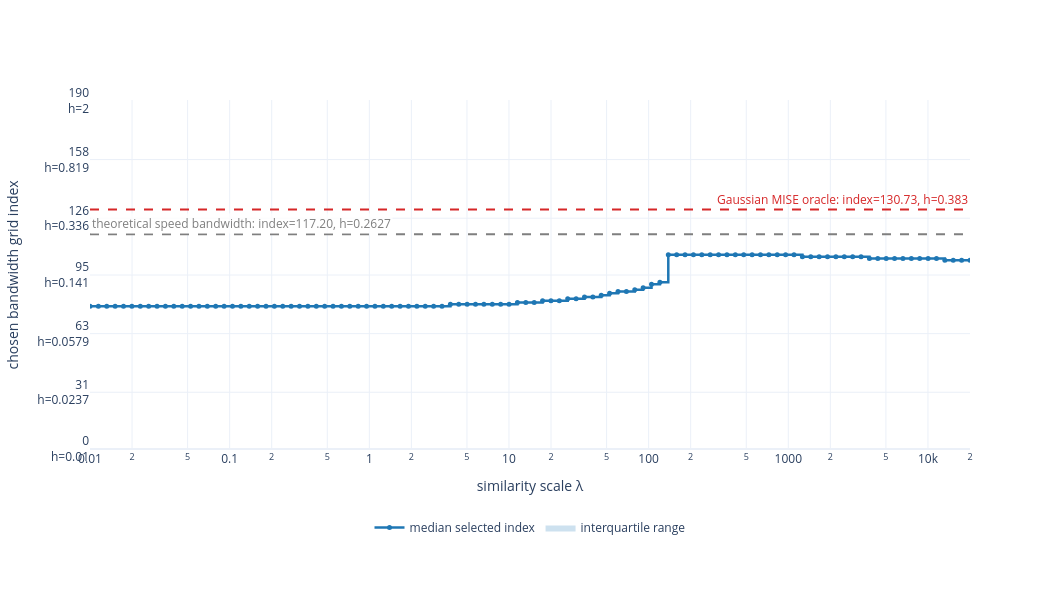

The notebook cell saved with this chart:
### Code cell
stationary_example_mc_oracle_index = float(
    np.interp(
        np.log(stationary_example_oracle_h),
        stationary_example_log_bandwidth_grid,
        stationary_example_index_grid,
    )
)
stationary_example_mc_oracle_paper_y = (
    stationary_example_mc_oracle_index + 0.5
) / stationary_example_N
stationary_example_mc_h_speed_paper_y = (
    stationary_example_h_speed_index + 0.5
) / stationary_example_N
stationary_example_mc_tick_indices = np.unique(
    np.linspace(
        0, stationary_example_N - 1, 7, dtype=int
    )
)
stationary_example_mc_tick_labels = [
    f"{index}<br>h={stationary_example_grid[index]:.3g}"
    for index in stationary_example_mc_tick_indices
]

stationary_example_mc_figure = go.Figure()
stationary_example_mc_figure.add_trace(
    go.Scatter(
        x=stationary_example_mc_lambda_values,
        y=stationary_example_mc_q25_indices,
        customdata=stationary_example_mc_q25_bandwidths,
        mode="lines",
        line=dict(color="rgba(31,119,180,0)", shape="hv"),
        name="25th percentile",
        showlegend=False,
        hovertemplate=(
            "λ=%{x:.6g}"
            "<br>25th-percentile index=%{y:.3g}"
            "<br>corresponding h=%{customdata:.6g}<extra></extra>"
        ),
    )
)
stationary_example_mc_figure.add_trace(
    go.Scatter(
        x=stationary_example_mc_lambda_values,
        y=stationary_example_mc_q75_indices,
        customdata=stationary_example_mc_q75_bandwidths,
        mode="lines",
        line=dict(color="rgba(31,119,180,0)", shape="hv"),
        fill="tonexty",
        fillcolor="rgba(31,119,180,0.22)",
        name="interquartile range",
        hovertemplate=(
            "λ=%{x:.6g}"
            "<br>75th-percentile index=%{y:.3g}"
            "<br>corresponding h=%{customdata:.6g}<extra></extra>"
        ),
    )
)
stationary_example_mc_figure.add_trace(
    go.Scatter(
        x=stationary_example_mc_lambda_values,
        y=stationary_example_mc_median_indices,
        customdata=stationary_example_mc_median_bandwidths,
        mode="lines+markers",
        line=dict(color="#1f77b4", width=2.5, shape="hv"),
        marker=dict(size=5),
        name="median selected index",
        hovertemplate=(
            "λ=%{x:.6g}"
            "<br>median index=%{y:.3g}"
            "<br>corresponding h=%{customdata:.6g}<extra></extra>"
        ),
    )
)
stationary_example_mc_figure.add_hline(
    y=stationary_example_mc_oracle_index,
    line=dict(color="#d62728", width=2, dash="dash"),
)
stationary_example_mc_figure.add_hline(
    y=stationary_example_h_speed_index,
    line=dict(color="#7f7f7f", width=2, dash="dash"),
)
stationary_example_mc_figure.add_annotation(
    x=1.0,
    y=stationary_example_mc_oracle_paper_y,
    xref="paper",
    yref="paper",
    text=(
        "Gaussian MISE oracle: "
        f"index={stationary_example_mc_oracle_index:.2f}, "
        f"h={stationary_example_oracle_h:.4g}"
    ),
    showarrow=False,
    xanchor="right",
    yanchor="bottom",
    font=dict(color="#d62728"),
)
stationary_example_mc_figure.add_annotation(
    x=0.0,
    y=stationary_example_mc_h_speed_paper_y,
    xref="paper",
    yref="paper",
    text=(
        "theoretical speed bandwidth: "
        f"index={stationary_example_h_speed_index:.2f}, "
        f"h={stationary_example_h_speed:.4g}"
    ),
    showarrow=False,
    xanchor="left",
    yanchor="bottom",
    font=dict(color="#7f7f7f"),
    bgcolor="rgba(255,255,255,0.8)",
)
stationary_example_mc_figure.update_xaxes(
    title_text="similarity scale λ",
    type="log",
    range=[
        stationary_example_mc_log_lambda_min,
        stationary_example_mc_log_lambda_max,
    ],
)
stationary_example_mc_figure.update_yaxes(
    title_text="chosen bandwidth grid index",
    range=[-0.5, stationary_example_N - 0.5],
    tickmode="array",
    tickvals=stationary_example_mc_tick_indices,
    ticktext=stationary_example_mc_tick_labels,
)
stationary_example_mc_figure.update_layout(
    width=1050,
    height=600,
    template="plotly_white",
    legend=dict(
        orientation="h",
        x=0.5,
        xanchor="center",
        y=-0.18,
        yanchor="top",
    ),
    margin=dict(t=100, b=150),
)
save_thesis_plotly_figure(
    stationary_example_mc_figure,
    "chosen_bandwidth_vs_lambda.png",
)
stationary_example_mc_figure.show()

### Figure 1 — Plotly figure (JSON) as saved in the notebook; plotly's stock layout.template omitted (floating-point values rounded to 4 significant figures)
{"data": [{"customdata": [0.08803, 0.08803, 0.08803, 0.08803, 0.08803, 0.08803, 0.08803, 0.08803, 0.08803, 0.08803, 0.08803, 0.08803, 0.08803, 0.08803, 0.08803, 0.08803, 0.08803, 0.08803, 0.08803, 0.08803, 0.08803, 0.08803, 0.08803, 0.08803, 0.08803, 0.08803, 0.08803, 0.08803, 0.08803, 0.08803, 0.08803, 0.08803, 0.08803, 0.08803, 0.08803, 0.08803, 0.08803, 0.08803, 0.08803, 0.08803, 0.08803, 0.08803, 0.08803, 0.09052, 0.09052, 0.09052, 0.09052, 0.09052, 0.09052, 0.09052, 0.09052, 0.09308, 0.09308, 0.09308, 0.09571, 0.09571, 0.09571, 0.09842, 0.09842, 0.1012, 0.1012, 0.1041, 0.107, 0.11, 0.11, 0.1131, 0.1163, 0.123, 0.1265, 0.1922, 0.1922, 0.1922, 0.1922, 0.1922, 0.1922, 0.1922, 0.1922, 0.1922, 0.1922, 0.1922, 0.1922, 0.1922, 0.1922, 0.1922, 0.1922, 0.1869, 0.1869, 0.1869, 0.1869, 0.1869, 0.1869, 0.1869, 0.1869, 0.1818, 0.1818, 0.1818, 0.1818, 0.1818, 0.1818, 0.1818, 0.1818, 0.1818, 0.1768, 0.1768, 0.1768, 0.1768], "hovertemplate": "λ=%{x:.6g}<br>25th-percentile index=%{y:.3g}<br>corresponding h=%{customdata:.6g}<extra></extra>", "line": {"color": "rgba(31,119,180,0)", "shape": "hv"}, "mode": "lines", "name": "25th percentile", "showlegend": false, "type": "scatter", "x": [0.01, 0.01148, 0.01318, 0.01514, 0.01738, 0.01995, 0.02291, 0.02631, 0.0302, 0.03468, 0.03982, 0.04572, 0.05249, 0.06027, 0.0692, 0.07946, 0.09123, 0.1048, 0.1203, 0.1381, 0.1586, 0.1821, 0.209, 0.24, 0.2756, 0.3164, 0.3633, 0.4171, 0.4789, 0.5499, 0.6314, 0.7249, 0.8324, 0.9557, 1.097, 1.26, 1.447, 1.661, 1.907, 2.19, 2.514, 2.887, 3.314, 3.806, 4.369, 5.017, 5.76, 6.614, 7.594, 8.719, 10.01, 11.49, 13.2, 15.15, 17.4, 19.98, 22.94, 26.34, 30.24, 34.72, 39.86, 45.77, 52.55, 60.34, 69.28, 79.55, 91.34, 104.9, 120.4, 138.3, 158.7, 182.3, 209.3, 240.3, 275.9, 316.8, 363.7, 417.6, 479.5, 550.5, 632.1, 725.8, 833.3, 956.8, 1099.0, 1261.0, 1448.0, 1663.0, 1909.0, 2192.0, 2517.0, 2890.0, 3318.0, 3810.0, 4374.0, 5023.0, 5767.0, 6621.0, 7603.0, 8729.0, 10020.0, 11510.0, 13210.0, 15170.0, 17420.0, 20000], "y": [78, 78, 78, 78, 78, 78, 78, 78, 78, 78, 78, 78, 78, 78, 78, 78, 78, 78, 78, 78, 78, 78, 78, 78, 78, 78, 78, 78, 78, 78, 78, 78, 78, 78, 78, 78, 78, 78, 78, 78, 78, 78, 78, 79, 79, 79, 79, 79, 79, 79, 79, 80, 80, 80, 81, 81, 81, 82, 82, 83, 83, 84, 85, 86, 86, 87, 88, 90, 91, 106, 106, 106, 106, 106, 106, 106, 106, 106, 106, 106, 106, 106, 106, 106, 106, 105, 105, 105, 105, 105, 105, 105, 105, 104, 104, 104, 104, 104, 104, 104, 104, 104, 103, 103, 103, 103]}, {"customdata": [0.08803, 0.08803, 0.08803, 0.08803, 0.08803, 0.08803, 0.08803, 0.08803, 0.08803, 0.08803, 0.08803, 0.08803, 0.08803, 0.08803, 0.08803, 0.08803, 0.08803, 0.08803, 0.08803, 0.08803, 0.08803, 0.08803, 0.08803, 0.08803, 0.08803, 0.08803, 0.08803, 0.08803, 0.08803, 0.08803, 0.08803, 0.08803, 0.08803, 0.08803, 0.08803, 0.08803, 0.08803, 0.08803, 0.08803, 0.08803, 0.08803, 0.08803, 0.08803, 0.09052, 0.09052, 0.09052, 0.09052, 0.09052, 0.09052, 0.09052, 0.09052, 0.09308, 0.09308, 0.09308, 0.09571, 0.09571, 0.09571, 0.09842, 0.09842, 0.1012, 0.1012, 0.1041, 0.107, 0.11, 0.11, 0.1131, 0.1163, 0.123, 0.1265, 0.1922, 0.1922, 0.1922, 0.1922, 0.1922, 0.1922, 0.1922, 0.1922, 0.1922, 0.1922, 0.1922, 0.1922, 0.1922, 0.1922, 0.1922, 0.1922, 0.1869, 0.1869, 0.1869, 0.1869, 0.1869, 0.1869, 0.1869, 0.1869, 0.1818, 0.1818, 0.1818, 0.1818, 0.1818, 0.1818, 0.1818, 0.1818, 0.1818, 0.1768, 0.1768, 0.1768, 0.1768], "fill": "tonexty", "fillcolor": "rgba(31,119,180,0.22)", "hovertemplate": "λ=%{x:.6g}<br>75th-percentile index=%{y:.3g}<br>corresponding h=%{customdata:.6g}<extra></extra>", "line": {"color": "rgba(31,119,180,0)", "shape": "hv"}, "mode": "lines", "name": "interquartile range", "type": "scatter", "x": [0.01, 0.01148, 0.01318, 0.01514, 0.01738, 0.01995, 0.02291, 0.02631, 0.0302, 0.03468, 0.03982, 0.04572, 0.05249, 0.06027, 0.0692, 0.07946, 0.09123, 0.1048, 0.1203, 0.1381, 0.1586, 0.1821, 0.209, 0.24, 0.2756, 0.3164, 0.3633, 0.4171, 0.4789, 0.5499, 0.6314, 0.7249, 0.8324, 0.9557, 1.097, 1.26, 1.447, 1.661, 1.907, 2.19, 2.514, 2.887, 3.314, 3.806, 4.369, 5.017, 5.76, 6.614, 7.594, 8.719, 10.01, 11.49, 13.2, 15.15, 17.4, 19.98, 22.94, 26.34, 30.24, 34.72, 39.86, 45.77, 52.55, 60.34, 69.28, 79.55, 91.34, 104.9, 120.4, 138.3, 158.7, 182.3, 209.3, 240.3, 275.9, 316.8, 363.7, 417.6, 479.5, 550.5, 632.1, 725.8, 833.3, 956.8, 1099.0, 1261.0, 1448.0, 1663.0, 1909.0, 2192.0, 2517.0, 2890.0, 3318.0, 3810.0, 4374.0, 5023.0, 5767.0, 6621.0, 7603.0, 8729.0, 10020.0, 11510.0, 13210.0, 15170.0, 17420.0, 20000], "y": [78, 78, 78, 78, 78, 78, 78, 78, 78, 78, 78, 78, 78, 78, 78, 78, 78, 78, 78, 78, 78, 78, 78, 78, 78, 78, 78, 78, 78, 78, 78, 78, 78, 78, 78, 78, 78, 78, 78, 78, 78, 78, 78, 79, 79, 79, 79, 79, 79, 79, 79, 80, 80, 80, 81, 81, 81, 82, 82, 83, 83, 84, 85, 86, 86, 87, 88, 90, 91, 106, 106, 106, 106, 106, 106, 106, 106, 106, 106, 106, 106, 106, 106, 106, 106, 105, 105, 105, 105, 105, 105, 105, 105, 104, 104, 104, 104, 104, 104, 104, 104, 104, 103, 103, 103, 103]}, {"customdata": [0.08803, 0.08803, 0.08803, 0.08803, 0.08803, 0.08803, 0.08803, 0.08803, 0.08803, 0.08803, 0.08803, 0.08803, 0.08803, 0.08803, 0.08803, 0.08803, 0.08803, 0.08803, 0.08803, 0.08803, 0.08803, 0.08803, 0.08803, 0.08803, 0.08803, 0.08803, 0.08803, 0.08803, 0.08803, 0.08803, 0.08803, 0.08803, 0.08803, 0.08803, 0.08803, 0.08803, 0.08803, 0.08803, 0.08803, 0.08803, 0.08803, 0.08803, 0.08803, 0.09052, 0.09052, 0.09052, 0.09052, 0.09052, 0.09052, 0.09052, 0.09052, 0.09308, 0.09308, 0.09308, 0.09571, 0.09571, 0.09571, 0.09842, 0.09842, 0.1012, 0.1012, 0.1041, 0.107, 0.11, 0.11, 0.1131, 0.1163, 0.123, 0.1265, 0.1922, 0.1922, 0.1922, 0.1922, 0.1922, 0.1922, 0.1922, 0.1922, 0.1922, 0.1922, 0.1922, 0.1922, 0.1922, 0.1922, 0.1922, 0.1922, 0.1869, 0.1869, 0.1869, 0.1869, 0.1869, 0.1869, 0.1869, 0.1869, 0.1818, 0.1818, 0.1818, 0.1818, 0.1818, 0.1818, 0.1818, 0.1818, 0.1818, 0.1768, 0.1768, 0.1768, 0.1768], "hovertemplate": "λ=%{x:.6g}<br>median index=%{y:.3g}<br>corresponding h=%{customdata:.6g}<extra></extra>", "line": {"color": "#1f77b4", "shape": "hv", "width": 2.5}, "marker": {"size": 5}, "mode": "lines+markers", "name": "median selected index", "type": "scatter", "x": [0.01, 0.01148, 0.01318, 0.01514, 0.01738, 0.01995, 0.02291, 0.02631, 0.0302, 0.03468, 0.03982, 0.04572, 0.05249, 0.06027, 0.0692, 0.07946, 0.09123, 0.1048, 0.1203, 0.1381, 0.1586, 0.1821, 0.209, 0.24, 0.2756, 0.3164, 0.3633, 0.4171, 0.4789, 0.5499, 0.6314, 0.7249, 0.8324, 0.9557, 1.097, 1.26, 1.447, 1.661, 1.907, 2.19, 2.514, 2.887, 3.314, 3.806, 4.369, 5.017, 5.76, 6.614, 7.594, 8.719, 10.01, 11.49, 13.2, 15.15, 17.4, 19.98, 22.94, 26.34, 30.24, 34.72, 39.86, 45.77, 52.55, 60.34, 69.28, 79.55, 91.34, 104.9, 120.4, 138.3, 158.7, 182.3, 209.3, 240.3, 275.9, 316.8, 363.7, 417.6, 479.5, 550.5, 632.1, 725.8, 833.3, 956.8, 1099.0, 1261.0, 1448.0, 1663.0, 1909.0, 2192.0, 2517.0, 2890.0, 3318.0, 3810.0, 4374.0, 5023.0, 5767.0, 6621.0, 7603.0, 8729.0, 10020.0, 11510.0, 13210.0, 15170.0, 17420.0, 20000], "y": [78, 78, 78, 78, 78, 78, 78, 78, 78, 78, 78, 78, 78, 78, 78, 78, 78, 78, 78, 78, 78, 78, 78, 78, 78, 78, 78, 78, 78, 78, 78, 78, 78, 78, 78, 78, 78, 78, 78, 78, 78, 78, 78, 79, 79, 79, 79, 79, 79, 79, 79, 80, 80, 80, 81, 81, 81, 82, 82, 83, 83, 84, 85, 86, 86, 87, 88, 90, 91, 106, 106, 106, 106, 106, 106, 106, 106, 106, 106, 106, 106, 106, 106, 106, 106, 105, 105, 105, 105, 105, 105, 105, 105, 104, 104, 104, 104, 104, 104, 104, 104, 104, 103, 103, 103, 103]}], "layout": {"annotations": [{"font": {"color": "#d62728"}, "showarrow": false, "text": "Gaussian MISE oracle: index=130.73, h=0.383", "x": 1, "xanchor": "right", "xref": "paper", "y": 0.6871, "yanchor": "bottom", "yref": "paper"}, {"bgcolor": "rgba(255,255,255,0.8)", "font": {"color": "#7f7f7f"}, "showarrow": false, "text": "theoretical speed bandwidth: index=117.20, h=0.2627", "x": 0, "xanchor": "left", "xref": "paper", "y": 0.6162, "yanchor": "bottom", "yref": "paper"}], "height": 600, "legend": {"orientation": "h", "x": 0.5, "xanchor": "center", "y": -0.18, "yanchor": "top"}, "margin": {"b": 150, "t": 100}, "shapes": [{"line": {"color": "#d62728", "dash": "dash", "width": 2}, "type": "line", "x0": 0, "x1": 1, "xref": "x domain", "y0": 130.7, "y1": 130.7, "yref": "y"}, {"line": {"color": "#7f7f7f", "dash": "dash", "width": 2}, "type": "line", "x0": 0, "x1": 1, "xref": "x domain", "y0": 117.2, "y1": 117.2, "yref": "y"}], "width": 1050, "xaxis": {"range": [-2, 4.301], "title": {"text": "similarity scale λ"}, "type": "log"}, "yaxis": {"range": [-0.5, 190.5], "tickmode": "array", "ticktext": ["0<br>h=0.01", "31<br>h=0.0237", "63<br>h=0.0579", "95<br>h=0.141", "126<br>h=0.336", "158<br>h=0.819", "190<br>h=2"], "tickvals": [0, 31, 63, 95, 126, 158, 190], "title": {"text": "chosen bandwidth grid index"}}}}
